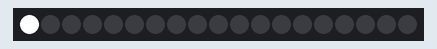
The sketch below on a simulated Arduino Uno, built with avr-gcc and run on an emulated ATmega328P. On the bench: 19 RGB LEDs in strip order, left to right.

Above: at 0.01 s.
At 0.62 s:
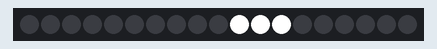
At 1.38 s:
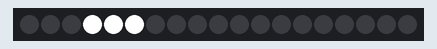

Measured:
- by itself, everything shown: repeats every 1.1 s, in 22 steps

The sketch:

testefitaled.ino
```cpp
#include <Adafruit_NeoPixel.h>


#define PINLED      9
#define N_LEDS 19

const int buttonPin = 2;
int buttonState = 0;
bool status = true;
Adafruit_NeoPixel strip = Adafruit_NeoPixel(N_LEDS, PINLED, NEO_GRB + NEO_KHZ800);

void setup() {
  strip.begin();
  pinMode(buttonPin, INPUT);
}

void loop() {
chase(strip.Color(255, 255, 255));

}

static void chase(uint32_t c) {

    for(uint16_t i=0; i<strip.numPixels()+3; i++) {
        strip.setPixelColor(i  , c); // Draw new pixel
        strip.setPixelColor(i-3, 0); // Erase pixel a few steps back
        strip.show();

        delay(50);
    }


}
```
